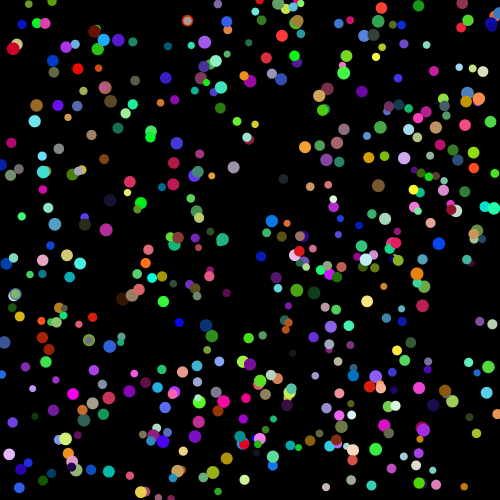
Frame 1 (no input)
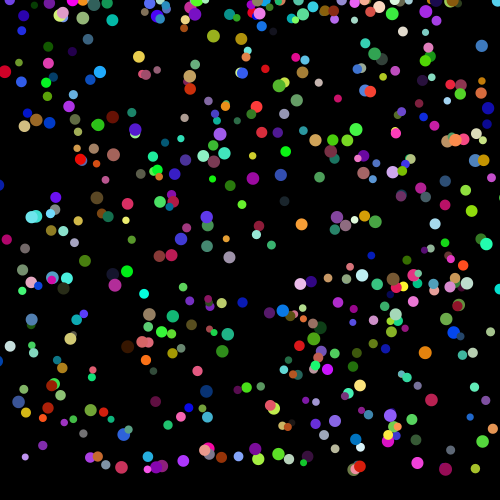
Frame 60 (the mouse pressed at the canvas centre just before this capture)
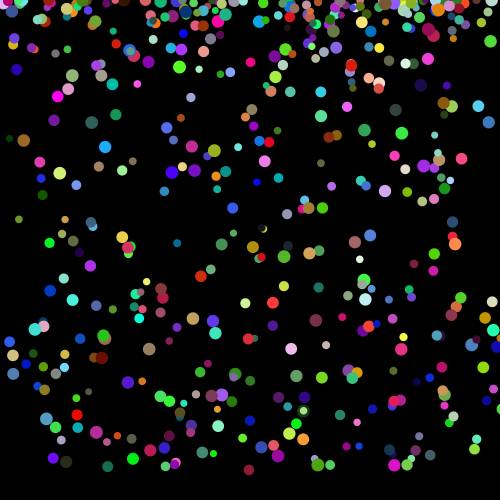
Frame 120 (the mouse held since frame 60 and released just before this capture)

The Processing sketch that drew these frames (run headless with seeded random() and noise(); from frame 60 on, the mouse is pressed at the canvas centre):

// Processing sketch: processing_42344
// ── processing_42344.pde

int NUM_BALLS =500;
Ball[] myBall = new Ball[NUM_BALLS];
 
void setup()
{
  size (500,500);
  smooth();
  noStroke();
  frameRate(30);
  //population of an array
  for (int i = 0; i<NUM_BALLS; i++){
    myBall[i] = new Ball();
    myBall[i].posX = random(0, width);
    myBall[i].posY = random(0, height);
    myBall[i].speedX = random(0.5, 0.5);
    myBall[i].speedY = .2;
    myBall[i].myDiameter = random(7,13);
    myBall[i].colorPick = color(random(0, 255), random(0, 255), random(0, 255));
  }
}
 
   
void draw()
{
  background(0);
   
  for (int i = 0; i<NUM_BALLS; i++){
  myBall[i].update();   //object.method (calls on method that lies within the object)
  }
   
}
 
 
 
 
 
class Ball
{
  float myDiameter = 10;
  float posX = 250;
  float posY = 250;
  float speedX;
  float speedY = 0.005;
  float waver = 0;
  float accelerator = sin(random(0, PI));
  color colorPick = (#B97ADB);
   
   
  void update()
  {
    fill (colorPick);
  ellipse(posX, posY, myDiameter, myDiameter);
   
  posX+= speedX;
  speedX=random(1,7)*sin(waver);
  waver+= random(1,2);
   
   
  posY+= speedY;
  speedY+=0.05*accelerator;
   
  if (posY > height-30 || posY<0){
    posY=0;
    speedY=0;
    
  }
 
if (posX > width-30 || posX<0){
   
  speedX*=-1;
}
   
   
  }
   
   
   
   
  }
